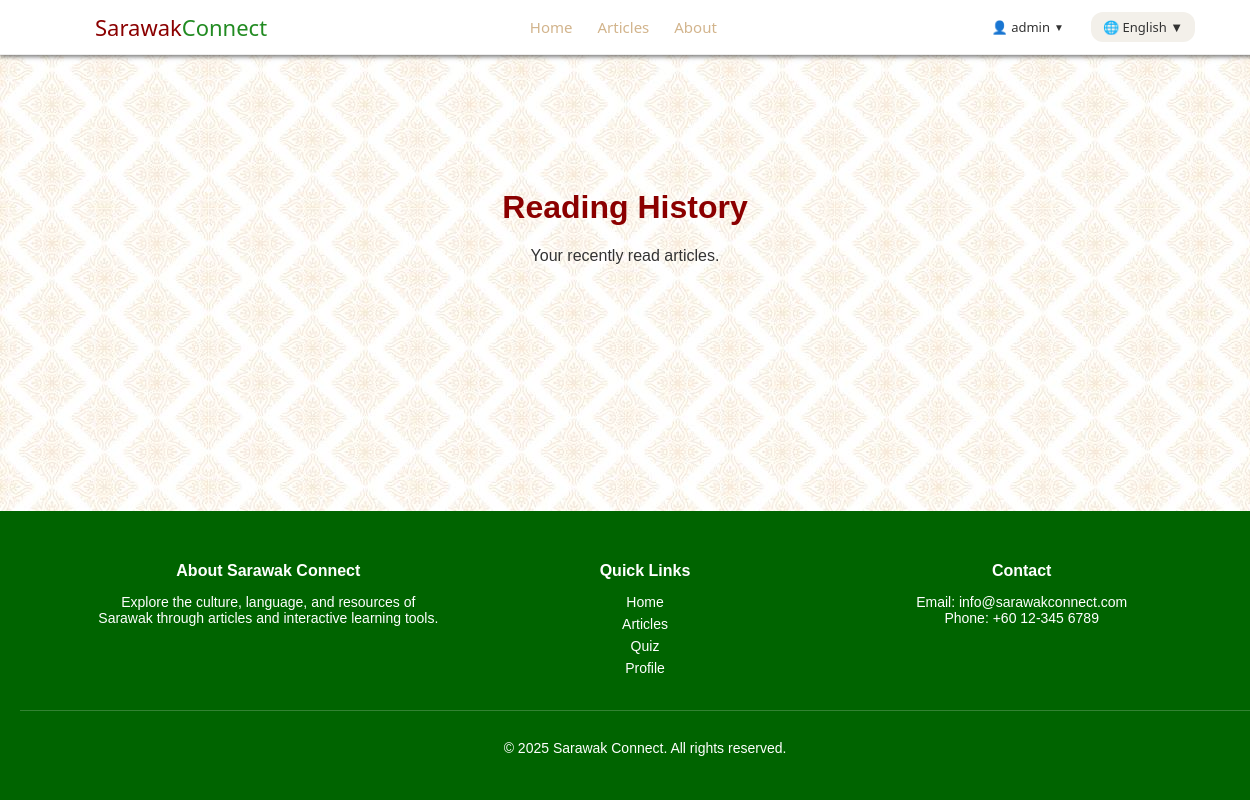
The page /reading_history.php (signed in) on the database as committed earlier.
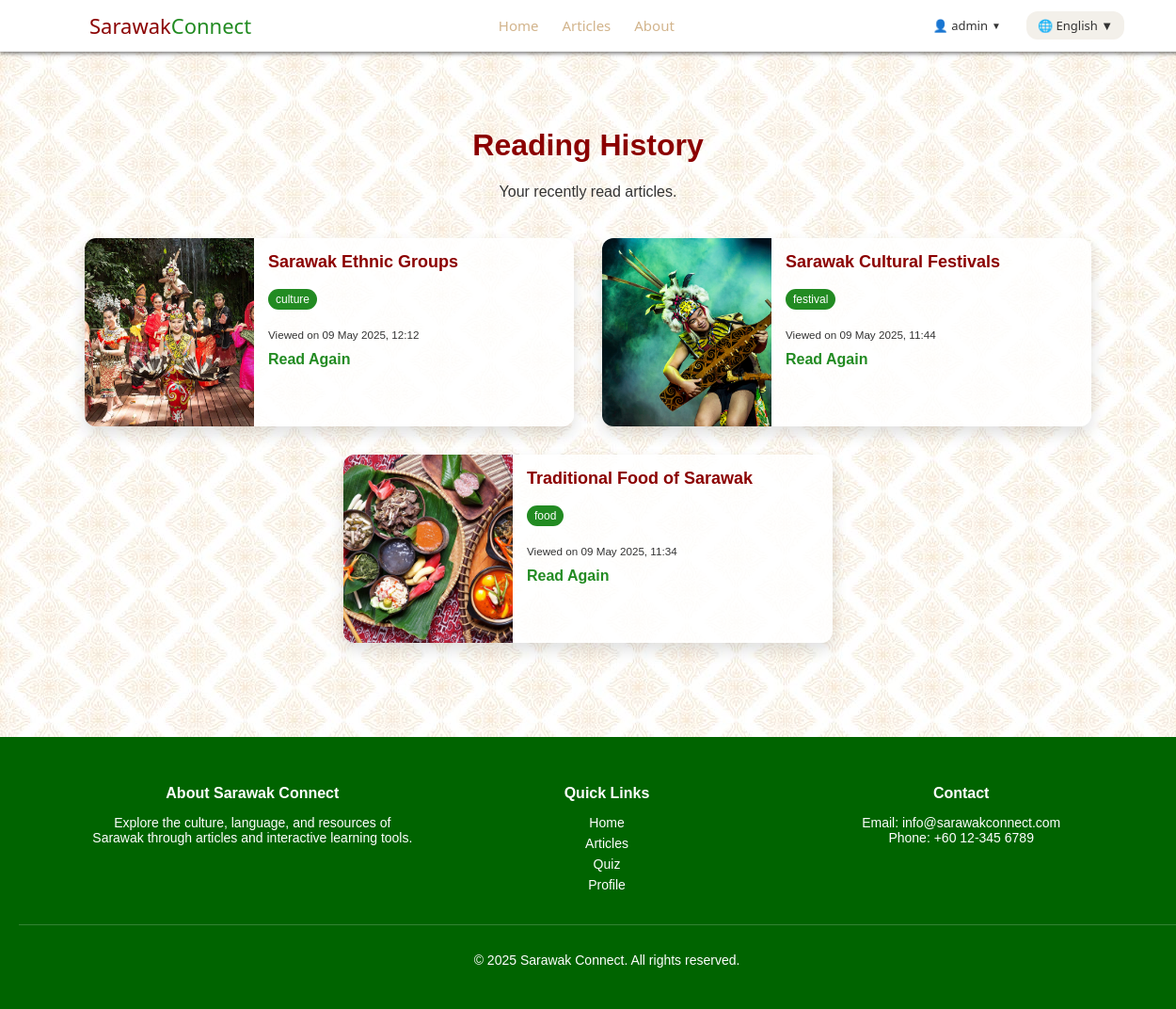
The same page on the database as committed later.
### tables this page shows
CREATE TABLE `reading_history` (
  `id` int(11) NOT NULL,
  `user_id` int(11) NOT NULL,
  `article_id` int(11) NOT NULL,
  `viewed_at` datetime DEFAULT current_timestamp()
);

CREATE TABLE `articles` (
  `id` int(11) NOT NULL,
  `image` varchar(255) DEFAULT NULL,
  `tag` varchar(50) DEFAULT NULL,
  `title_en` varchar(255) DEFAULT NULL,
  `title_my` varchar(255) DEFAULT NULL,
  `title_zh` varchar(255) DEFAULT NULL,
  `content_en` text DEFAULT NULL,
  `content_my` text DEFAULT NULL,
  `content_zh` text DEFAULT NULL
);

### reading_history.php (the view, shortened to what this page needs)
<?php
include('includes/db_connect.php');
include('includes/header.php');
$lang = $_SESSION['lang'] ?? 'english';
$title_field = $lang === 'malay' ? 'title_my' : ($lang === 'mandarin' ? 'title_zh' : 'title_en');
$user_id = $_SESSION['user_id'];
$query = "
  SELECT a.id, a.image, a.tag, a.$title_field AS title, rh.viewed_at
  FROM reading_history rh
  JOIN articles a ON a.id = rh.article_id
  WHERE rh.user_id = ?
  ORDER BY rh.viewed_at DESC
";
$stmt = $conn->prepare($query);
$stmt->bind_param("i", $user_id);
$stmt->execute();
$result = $stmt->get_result();
?>
<div class="articles-page">
  <div class="articles-header">
    <h1>Reading History</h1>
    <p>Your recently read articles.</p>
  </div>
  <div class="articles-list">
    <?php while ($row = $result->fetch_assoc()): ?>
      <div class="article-card">
        <img src="images/<?php echo $row['image']; ?>" alt="<?php echo htmlspecialchars($row['title']); ?>">
        <div class="article-content">
          <h3><?php echo htmlspecialchars($row['title']); ?></h3>
          <span class="article-tag"><?php echo htmlspecialchars($row['tag']); ?></span>
          <p><small>Viewed on <?php echo date("d M Y, H:i", strtotime($row['viewed_at'])); ?></small></p>
          <a href="article.php?id=<?php echo $row['id']; ?>">Read Again</a>
        </div>
      </div>
    <?php endwhile; ?>
  </div>
</div>
<?php include('includes/footer.php'); ?>

Rows that differ between the two databases and show on the page:
added reading_history: article.image (picture), article.title_en "Sarawak Ethnic Groups", article.tag "culture", viewed_at "09 May 2025, 12:12"
added reading_history: article.image (picture), article.title_en "Sarawak Cultural Festivals", article.tag "festival", viewed_at "09 May 2025, 11:44"
added reading_history: article.image (picture), article.title_en "Traditional Food of Sarawak", article.tag "food", viewed_at "09 May 2025, 11:34"
